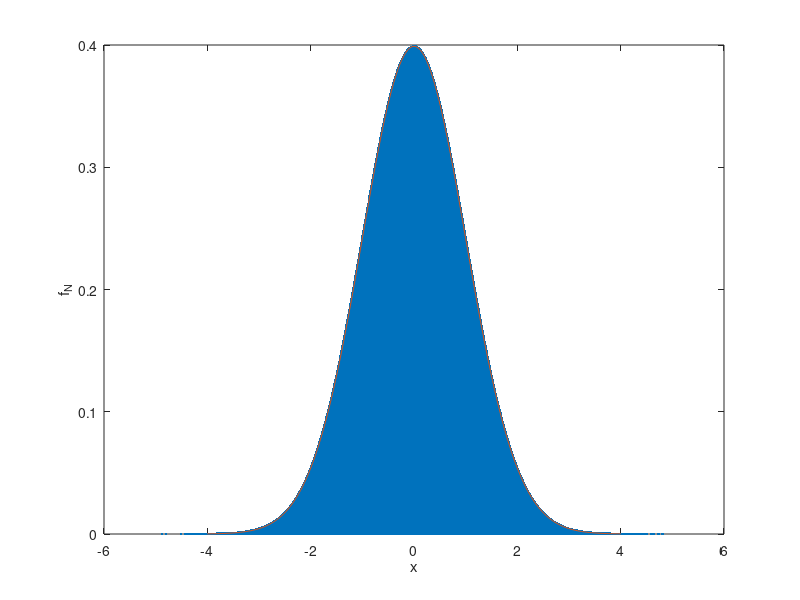
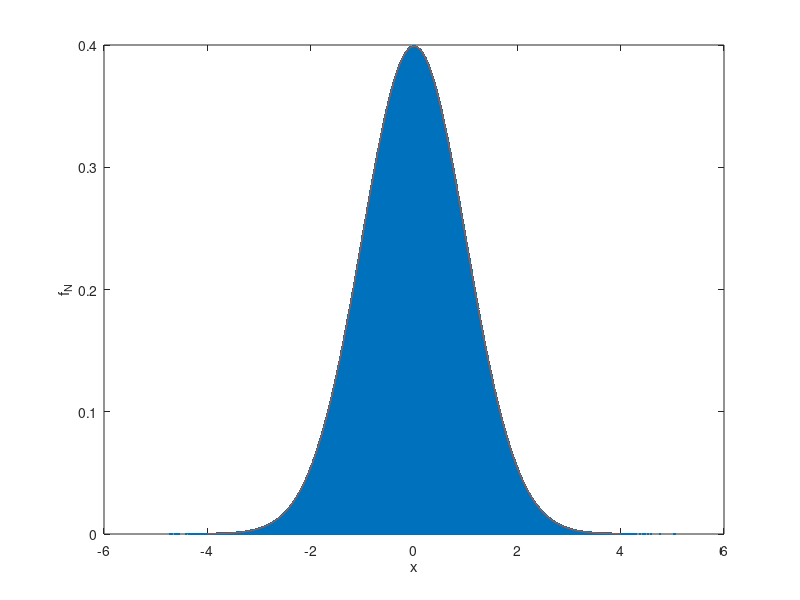

MATLAB code to generate these figures, in order:
%% Standard normal random numbers with the
%% Box-Muller algorithm and its Marsaglia variant

% Define the parameters
clear variables % clear all variables from workspace
a = -4; % left truncation
b = 4; % right truncation
ngrid = 200; % number of grid steps
nsample = 2000000; % number of random samples

% Define the grid using the colon operator
deltax = (b-a)/ngrid; % grid step
x = a:deltax:b; % grid

% Box-Muller
U1 = rand(1,nsample/2);
U2 = rand(1,nsample/2);
tic
rho = sqrt(-2*log(U1));
theta = 2*pi*U2;
N = [rho.*cos(theta) rho.*sin(theta)]; % standard normal numbers
CPUtime1 = toc

% Scatter plot
close all
U = rand(1,nsample);
figure(1)
plot(N,U.*pdf('Normal',N,0,1),'.',x,pdf('Normal',x,0,1))
xlabel('x')
ylabel('f_N')

% Variant of Marsaglia
tic
V1 = 2*U1-1;
V2 = 2*U2-1;
W = V1.^2+V2.^2;
I = W<=1;
WI = W(I);
rho2 = sqrt(-2*log(WI)./WI);
N1 = [rho2.*V1(I) rho2.*V2(I)]; % standard normal numbers
CPUtime2 = toc
L = length(N1);
L/nsample
CPUtime2/CPUtime1

% Scatter plot
figure(2)
plot(N1,U(1:L).*pdf('Normal',N1,0,1),'.',x,pdf('Normal',x,0,1))
xlabel('x')
ylabel('f_N')